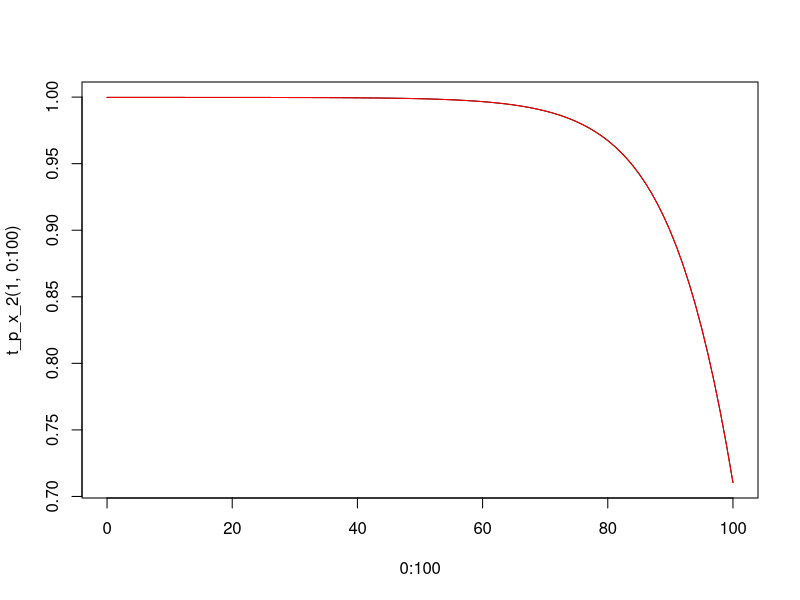
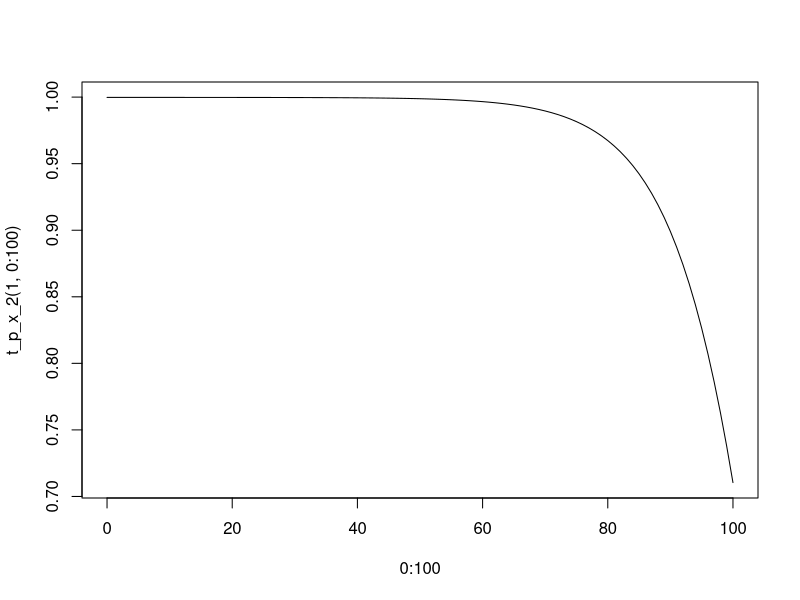
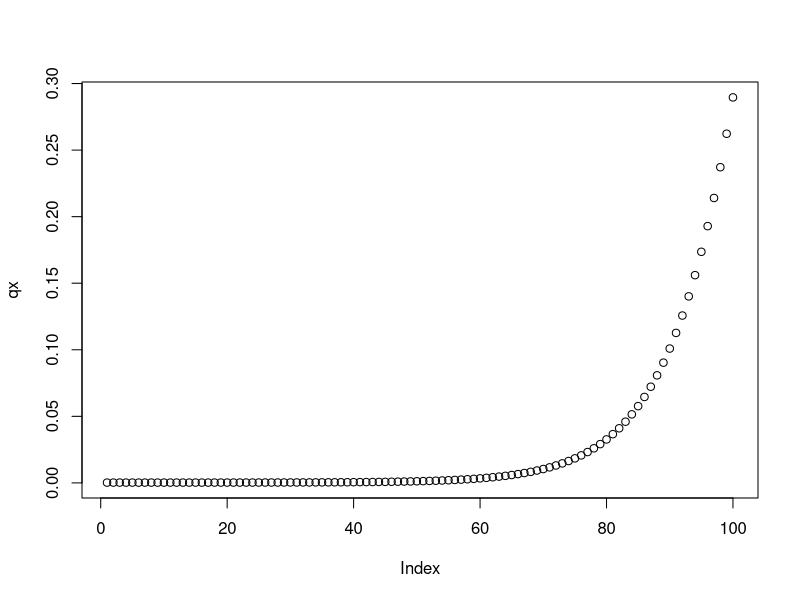

Here is the R script that generated these plots, in order:
setwd("D:/UvA/BSc Actuarial Science/Year 2/Block 1/Life Insurance Mathematics/Week 4 - Annuities/Assignment 3")

getwd()

rm(list = ls())

library(pracma)

##2

A = 0.00022; B = 2.7*10^-6; c = 1.124

mu_x <- function(x) {
   A + B*c^x
}

t_p_x <- function(t, x) {
   a <- integral(mu_x, x, x+t)
   exp(-1 * a)
}

t_p_x_2 <- function(t, x) {
   s <- exp(-A)
   g <- exp(-B/(log(c)))
   return(s^t * g^(c^x * (c^t - 1)))
}

t_p_x_2(1, 20)

#check if equal

t_p_x(6, 10) == t_p_x_2(6, 10)

isTRUE(all.equal(t_p_x, t_p_x_2))

all.equal(t_p_x, t_p_x_2)

identical(t_p_x, t_p_x_2)

#plot to check

plot(0:100, t_p_x_2(1, 0:100), type = "l")

a <- NULL

for (i in 0:100) {
   a[i+1] <- t_p_x(1, i)
}

lines(0:100, a, col = "red")

#b
plot(0:100, t_p_x_2(1, 0:100), type = "l")

#c
qx <- 1 - t_p_x_2(1, 1:100)

plot(qx)

##3

##4

